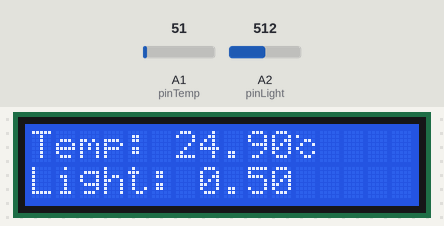
Bench run of a sketch on a simulated Arduino Mega 2560, built with avr-gcc and run on an emulated ATmega2560. On the bench: 16×2 character LCD. The test bench sets the inputs (shaded band); at power-on: A1 (pinTemp) = 51, A2 (pinLight) = 512.

Above: at 1.2 s.
1.3 s: A1 (pinTemp) set to 22
At 3.2 s:
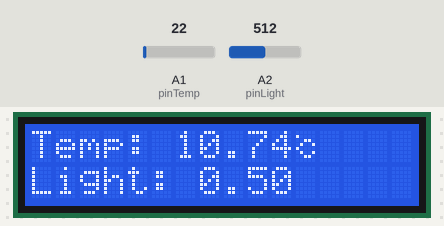
3.5 s: A1 (pinTemp) set to 18
At 5.1 s:
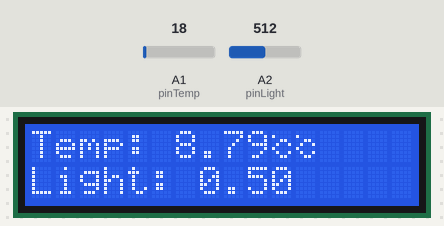
5.5 s: A2 (pinLight) set to 716
At 6.9 s:
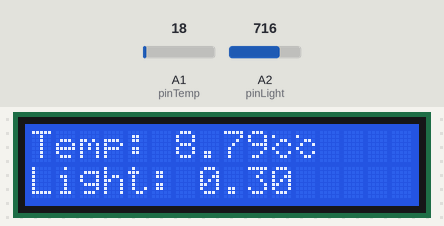
7.5 s: A2 (pinLight) set to 900
At 8.7 s:
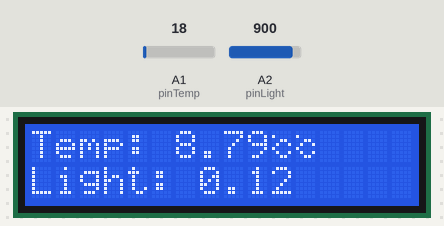
9.6 s: A1 (pinTemp) set to 30
At 10.6 s:
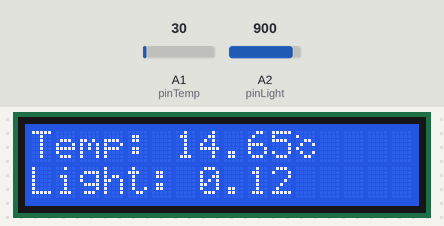
11.6 s: A2 (pinLight) set to 1023
At 13.6 s:
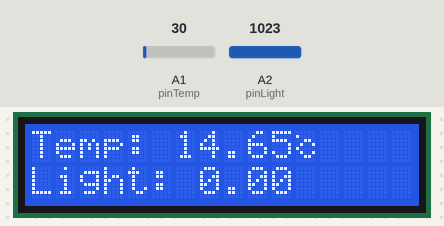
Timing chart, 0 to 14.6 s (numbered marks = the images above; inputs shaded):
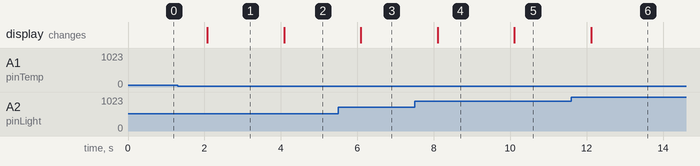

Measured:
- the behaviour switches between 21 and 20 on A1 (pinTemp) (found by bisection; images 1 and 2)
- after the input at 1.3 s, the display: changes after 0.78 s (image 1)
- after the input at 3.5 s, the display: changes after 0.58 s (image 2)
- after the input at 5.5 s, the display: changes after 0.59 s (image 3)
- after the input at 7.5 s, the display: changes after 0.60 s (image 4)
- after the input at 9.6 s, the display: changes after 0.51 s (image 5)
- after the input at 11.6 s, the display: changes after 0.52 s (image 6)

The sketch:

HW8_2_201824552.ino
```cpp
#include <LiquidCrystal.h>

LiquidCrystal lcd(44,45,46,47,48,49);
int pinTemp = A1;
int pinLight = A2;
float temp, light;

byte user1[] = {
  B00000,
  B10000,
  B00110,
  B01001,
  B10000,
  B01001,
  B00110,
  B00000
};

void setup() {
  pinMode(pinTemp, INPUT);
  pinMode(pinLight, INPUT);
  lcd.begin(16,2);

  lcd.createChar(0, user1);
}

void loop() {
  temp = (analogRead(pinTemp)*5.0/1024.0)*100.0;
  lcd.setCursor(0,0);
  lcd.print("Temp: ");
  lcd.print(temp);
  lcd.write(byte(0));

  light = (1023.0 - analogRead(pinLight))/1023.0;
  lcd.setCursor(0,1);
  lcd.print("Light: ");
  lcd.print(light);

  delay(1000);
}
```
